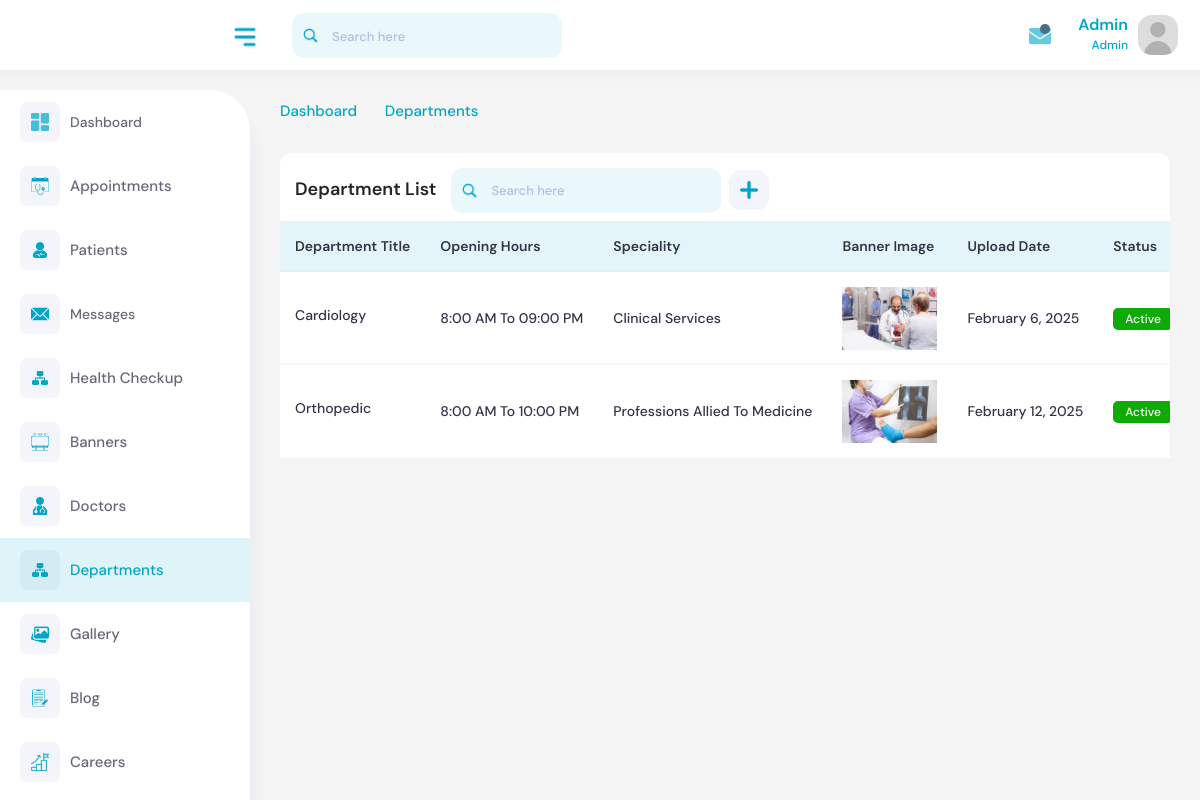
/account/departments/ (signed in), run on the app's committed database.
### core/models.py (models this page shows, shortened)
class Department(models.Model):
    SPECIALITY_CHOICES = [
        ('Clinical Services', 'Clinical Services'),
        ('Emergency & Critical Care', 'Emergency & Critical Care'),
        ('Super Speciality Services', 'Super Speciality Services'),
        ('Professions Allied to Medicine', 'Professions Allied to Medicine'),
        ('Laboratory Services', 'Laboratory Services'),
        ('Radiology Services', 'Radiology Services'),
        ('Other Diagnostic Services', 'Other Diagnostic Services'),
    ]
    title = models.CharField(max_length=200)
    speciality_type = models.CharField(max_length=200, choices=SPECIALITY_CHOICES, null=True, blank=True)
    banner = models.FileField(upload_to='departments', null=True, blank=True)
    icon = models.FileField(upload_to='dep-icons', default='static/images/default.png')  # Default icon path
    breadcamp = models.FileField(upload_to='dep-banner', default='static/images/default.png')
    opening_hours = models.CharField(max_length=100)
    created_at = models.DateTimeField(auto_now_add=True)
    updated_at = models.DateTimeField(auto_now=True)
    status = models.BooleanField(default=True)
    slug = models.SlugField(unique=True)
    description = RichTextField()
    show_on_homepage = models.BooleanField(default=False)  # Control homepage display
    meta_title = models.TextField(null=True, blank=True)
    meta_keyword = models.TextField(null=True, blank=True)
    meta_description = models.TextField(null=True, blank=True)

### core/views.py (the view)
# urls.py: path('account/departments/', views.departments, name='departments'),
@login_required(login_url='login')
def departments(request):
    try:
        profile = Summary.objects.get(user=request.user)
    except ObjectDoesNotExist:
        msg.error(request,'Profile does not exist. You cannot access here.')
        return redirect('login')
    if profile:
        if profile.role == 'hr':
            return redirect('hr_dashboard')
        elif profile.role == 'media':
            return redirect('media_dashboard')  # Correctly redirect to media dashboard
        elif profile.role not in ['frontdesk', 'admin']:
            return redirect('homepage')
    else:
        return redirect('homepage')
    departments = Department.objects.all()
    context ={ 'departments': departments }
    return render(request, 'backend/departments.html', context)

### templates/backend/departments.html (shortened to what this page needs)
{% extends 'backend/base.html' %}
{% load static %}
{% block content %}
<div class="content">
    <div class="page-header">
        <div class="row">
            <div class="col-sm-12">
                <ul class="breadcrumb">
                    <li class="breadcrumb-item"><a href="{% url 'dashboard' %}">Dashboard </a></li>
                    <li class="breadcrumb-item"><i class="feather-chevron-right"></i></li>
                    <li class="breadcrumb-item active">Departments</li>
                </ul>
            </div>
        </div>
    </div>
    <div class="row">
        <div class="col-sm-12">
            <div class="card card-table show-entire">
                <div class="card-body">
                    <div class="page-table-header mb-2">
                        <div class="row align-items-center">
                            <div class="col">
                                <div class="doctor-table-blk">
                                    <h3>Department List</h3>
                                    <div class="doctor-search-blk">
                                        <div class="top-nav-search table-search-blk">
                                            <form>
                                                <input id="search-input" type="text" class="form-control" placeholder="Search here" />
                                                <a class="btn"><img src="{% static 'img/icons/search.png' %}" style="width: 15px" alt /></a>
                                            </form>
                                        </div>
                                        <div class="add-group">
                                            <a href="{% url 'create_department' %}" class="btn btn-primary add-pluss ms-2"><img style="width: 18px" src="{% static 'img/icons/plus.png' %}" alt /></a>
                                        </div>
                                    </div>
                                </div>
                            </div>
                        </div>
                    </div>
                    <div class="table-responsive">
                        <table id="banners-table" class="table border-0 custom-table comman-table datatable mb-0">
                            <thead>
                                <tr>
                                    <th>Department Title</th>
                                    <th>Opening Hours</th>
                                    <th>Speciality</th>
                                    <th>Banner Image</th>
                                    <th>Upload Date</th>
                                    <th>Status</th>
                                </tr>
                            </thead>
                            <tbody>
                                {% for department in departments %}
                                    <tr>
                                        <td><span class="show-3">{{department.title}}</span></td>
                                        <td><span class="show-6">{{department.opening_hours}}</span></td>
                                        <td>
                                            {{department.speciality_type}}
                                        </td>
                                        <td><img src="{{department.banner.url}}" style="width: 95px" /></td>
                                        <td>{{ department.created_at|date:"F j, Y" }}</td>
                                        <td>
                                        {% if department.status == True %}
                                            <span class="acti_ve">Active</span>
                                            {% else %}
                                            <span class="in_acti_ve">Inactive</span>
                                        {% endif %}
                                        </td>
                                    </tr>
                                {% endfor %}
                            </tbody>
                        </table>
                    </div>
                </div>
            </div>
        </div>
    </div>
</div>
{% endblock content %}

### templates/backend/base.html (shortened to what this page needs)
<!DOCTYPE html>
{% load static %}
<html lang="en">
    <head>
        <link rel="stylesheet" type="text/css" href="{% static 'css/bootstrap.min.css' %}" />
        <link rel="stylesheet" href="{% static 'plugins/fontawesome/css/fontawesome.min.css' %}" />
        <link rel="stylesheet" href="{% static 'plugins/fontawesome/css/all.min.css' %}" />
        <link rel="stylesheet" type="text/css" href="{% static 'css/select2.min.css' %}" />
        <link rel="stylesheet" href="{% static 'plugins/datatables/datatables.min.css' %}" />
        <link rel="stylesheet" href="{% static 'css/feather.css' %}" />
        <link rel="stylesheet" type="text/css" href="{% static 'css/style.css' %}" />
    </head>
    <body>
        <div class="main-wrapper">
            <div class="header">
                <div class="header-left">
                    <a href="{% url 'dashboard' %}" class="logo"> <img src="{% static 'img/logo.png' %}" style="width: 180px" class="img-fluid" alt /> </a>
                </div>
                <a id="toggle_btn" href="javascript:void(0);"><img src="{% static 'img/icons/menu.png' %}" style="width: 30px;" alt /></a>
                <div class="top-nav-search mob-view">
                    <form>
                        <input type="text" class="form-control" placeholder="Search here" />
                        <a class="btn"><img src="{% static 'img/icons/search.png' %}" style="width: 15px;" alt /></a>
                    </form>
                </div>
                <ul class="nav user-menu float-end">
                    <li class="nav-item dropdown d-none d-md-block">
                        <a href="#" class="dropdown-toggle nav-link" data-bs-toggle="dropdown">
                            <img src="{% static 'img/icons/email.png' %}" style="width: 22px;" alt />
                            <span class="pulse"></span>
                        </a>
                    </li>
                    <li class="nav-item dropdown has-arrow user-profile-list">
                        <a href="#" class="dropdown-toggle nav-link user-link" data-bs-toggle="dropdown">
                            <div class="user-names">
                                <h5 style="text-transform: capitalize;">{{request.user.username}}</h5>
                                <span>Admin</span>
                            </div>
                            <span class="user-img">
                                <img src="{% static 'img/user.jpg' %}" alt="Admin" />
                            </span>
                        </a>
                    </li>
                </ul>
            </div>
            <div class="sidebar" id="sidebar">
                <div class="sidebar-inner slimscroll">
                    <div id="sidebar-menu" class="sidebar-menu">
                        <ul class="main">
                            <div class="sidebar__box dashboard_sidebar">
                                <a href="{% url 'dashboard' %}">
                                    <span class="menu-side"><img src="{% static 'img/icons/dashboard.png' %}" style="width: 18px;" alt /></span> <span> Dashboard </span>
                                </a>
                            </div>
                            <li class="submenu appointment_sidebar">
                                <a href="#">
                                    <span class="menu-side"><img src="{% static 'img/icons/appointment.png' %}" style="width: 18px;" alt /></span> <span> Appointments </span> <span class="menu-arrow"></span>
                                </a>
                            </li>
                            <li class="submenu patients_sidebar">
                                <a href="#">
                                    <span class="menu-side"><img src="{% static 'img/icons/healthy.png' %}" style="width: 18px;" alt /></span> <span>Patients </span> <span class="menu-arrow"></span>
                                </a>
                            </li>
                            <div class="sidebar__box messages_sidebar">
                                <a href="{% url 'messages' %}">
                                    <span class="menu-side"><img src="{% static 'img/icons/message.png' %}" style="width: 18px;" alt /></span> <span> Messages </span>
                                </a>
                            </div>
                            <li class="submenu health_checkup_sidebar">
                                <a href="#">
                                    <span class="menu-side"><img src="{% static 'img/icons/department.png' %}" style="width: 18px;" alt /></span> <span> Health Checkup </span> <span class="menu-arrow"></span>
                                </a>
                            </li>
                            <li class="submenu banner_sidebar">
                                <a href="#">
                                    <span class="menu-side"><img src="{% static 'img/icons/banner.png' %}" style="width: 18px;" alt /></span> <span> Banners </span> <span class="menu-arrow"></span>
                                </a>
                            </li>
                            <li class="submenu doctor_sidebar">
                                <a href="#">
                                    <span class="menu-side"><img src="{% static 'img/icons/doctor.png' %}" style="width: 18px;" alt /></span> <span> Doctors </span> <span class="menu-arrow"></span>
                                </a>
                            </li>
                            <li class="submenu department_sidebar">
                                <a href="#">
                                    <span class="menu-side"><img src="{% static 'img/icons/department.png' %}" style="width: 18px;" alt /></span> <span> Departments </span> <span class="menu-arrow"></span>
                                </a>
                            </li>
                            <li class="submenu gallery_sidebar">
                                <a href="#">
                                    <span class="menu-side"><img src="{% static 'img/icons/gallery.png' %}" style="width: 18px;" alt /></span> <span> Gallery</span> <span class="menu-arrow"></span>
                                </a>
                            </li>
                            <li class="submenu blogs_sidebar">
                                <a href="#">
                                    <span class="menu-side"><img src="{% static 'img/icons/blog.png' %}" style="width: 18px;" alt /></span> <span> Blog</span> <span class="menu-arrow"></span>
                                </a>
                            </li>
                            <li class="submenu career_sidebar">
                                <a href="#">
                                    <span class="menu-side"><img src="{% static 'img/icons/career.png' %}" style="width: 18px;" alt /></span> <span> Careers</span> <span class="menu-arrow"></span>
                                </a>
                            </li>
                            <div class="sidebar__box notifications_sidebar">
                            </div>
                        </ul>
                    </div>
                </div>
            </div>
            <div class="page-wrapper">
                {% block content %}
                {% endblock content %}
            </div>
        </div>
        <script src="{% static 'cdn-cgi/scripts/7d0fa10a/cloudflare-static/rocket-loader.min.js' %}" data-cf-settings="0809f830a9a7270f0d91c883-|49" defer></script></body>
    </body>
</html>

### static/css/feather.css (style rules this page uses)
[class^="feather-"], [class*=" feather-"] { font-family: 'feather' !important; speak: none; font-style: normal; font-weight: normal; font-variant: normal; text-transform: none; line-height: 1; -webkit-font-smoothing: antialiased; -moz-osx-font-smoothing: grayscale; }
.feather-chevron-right:before { content: "\e930"; }

### data on the page
Department: title "Cardiology", opening_hours "8:00 AM To 09:00 PM", speciality_type "Clinical Services", banner (picture), created_at "February 6, 2025", status "Active"
Department: title "Orthopedic", opening_hours "8:00 AM To 10:00 PM", speciality_type "Professions Allied To Medicine", banner (picture), created_at "February 12, 2025", status "Active"

### other printed values
{{ request.user.username }} "Admin"
